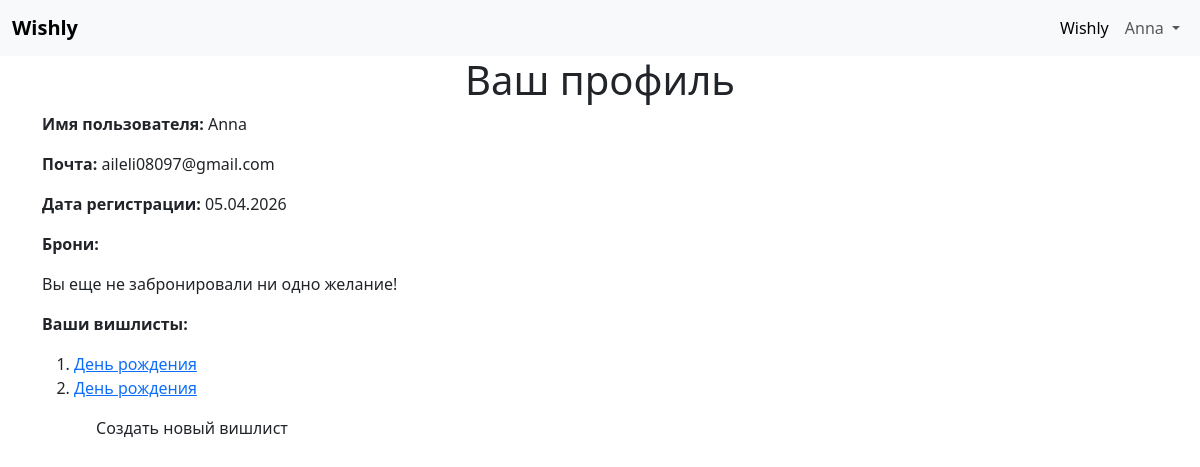
The page /profile (signed in) on the database as committed earlier.
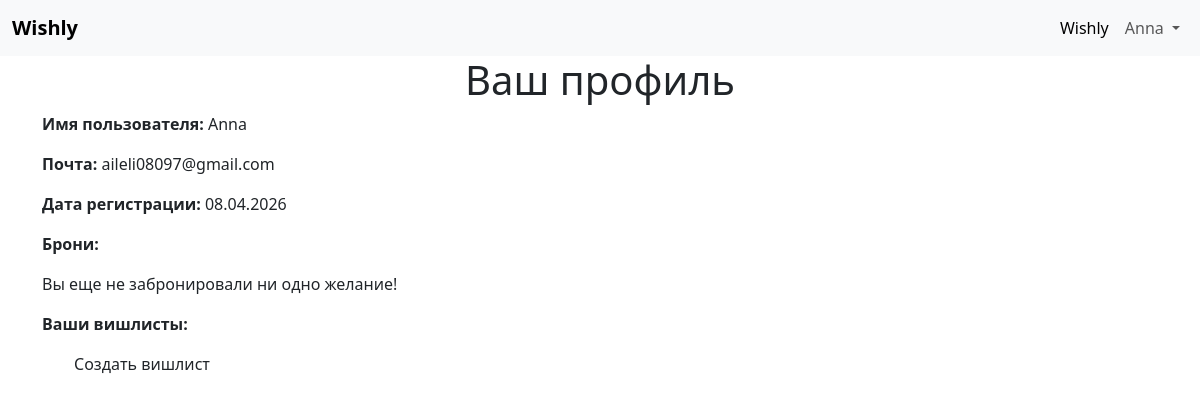
The same page on the database as committed later.
### data/users.py (models this page shows, shortened)
class User(SqlAlchemyBase, UserMixin, SerializerMixin):
    __tablename__ = 'users'
    id = sqlalchemy.Column(sqlalchemy.Integer,
                           primary_key=True, autoincrement=True)
    username = sqlalchemy.Column(sqlalchemy.String, unique=True, nullable=True)
    email = sqlalchemy.Column(sqlalchemy.String,
                              index=True, unique=True, nullable=True)
    hashed_password = sqlalchemy.Column(sqlalchemy.String, nullable=True)
    modified_date = sqlalchemy.Column(sqlalchemy.DateTime,
                                      default=date.today())
    lists = orm.relationship("Lists", back_populates='user')

### data/lists.py (models this page shows, shortened)
class Lists(SqlAlchemyBase, SerializerMixin):
    __tablename__ = 'lists'
    id = sqlalchemy.Column(sqlalchemy.Integer,
                           primary_key=True, autoincrement=True)
    feast = sqlalchemy.Column(sqlalchemy.String, nullable=True)
    date = sqlalchemy.Column(sqlalchemy.Date,
                                   default=datetime.date.today, nullable=True)
    time = sqlalchemy.Column(sqlalchemy.Time,
                             default=datetime.time(hour=13, minute=30), nullable=True)
    notification = sqlalchemy.Column(sqlalchemy.Boolean, default=True)
    user_id = sqlalchemy.Column(sqlalchemy.Integer, sqlalchemy.ForeignKey('users.id'))
    token = sqlalchemy.Column(sqlalchemy.String, unique=True, nullable=True)
    user = orm.relationship('User')

### main.py (the view)
@application.route('/profile')
@login_required
def profile():
    db_sess = db_session.create_session()
    sub_lists = set()
    for book in db_sess.query(WishBook).filter(WishBook.user_id == current_user.id).all():
        if book is not None:
            sub_lists.add(db_sess.query(Lists).join(
                Wishes, Wishes.list_id == Lists.id).filter(Wishes.id == book.wish_id).first())
    lists = db_sess.query(Lists).filter(Lists.user_id == current_user.id).all()
    user = db_sess.query(User).filter(User.id == current_user.id).first()
    return render_template('profile.html', sub_lists=list(sub_lists), lists=lists, user=user)

### data/db_session.py (called while the page is built)
def create_session() -> Session:
    global __factory
    return __factory()

### main.py (called while the page is built)
@login_manager.user_loader
def load_user(user_id):
    db_sess = db_session.create_session()
    return db_sess.query(User).get(user_id)

### templates/profile.html
{% extends "base.html" %}
{% block content %}
<h1 class="text-center">Ваш профиль</h1>
<p><b>Имя пользователя:</b> {{ user.username }}</p>
<p><b>Почта:</b> {{ user.email }}</p>
<p><b>Дата регистрации:</b> {{ user.modified_date.strftime("%d.%m.%Y") }}</p>
<p><b>Брони:</b></p>
{% if sub_lists %}
    <div class="table_container">
          <ol>
            {% for item in sub_lists %}
              <li class="ordinary"><a href="/shared/{{ item.token }}">{{ item.feast }}</a></li>
            {% endfor %}
          </ol>
    </div>
{% else %}
<p>Вы еще не забронировали ни одно желание!</p>
{% endif %}
<p><b>Ваши вишлисты:</b></p>
{% if lists %}
    <div class="table_container">
          <ol>
            {% for item in lists %}
              {% if item %}
              <li class="ordinary"><a href="/list{{ item.id }}">{{ item.feast }}</a></li>
              {% endif %}
            {% endfor %}
          </ol>
      <a class="nav-link btn btn-outline-info" style="width: 300px;" href="/add_list">Создать новый вишлист</a>
    </div>
{% else %}
<a class="nav-link btn btn-outline-info" style="width: 200px;" href="/add_list">Создать вишлист</a>
{% endif %}
{% endblock %}

### templates/base.html (shortened to what this page needs)
<!doctype html>
<html lang="en">
<head>
    <link href="https://cdn.jsdelivr.net/npm/bootstrap@5.3.8/dist/css/bootstrap.min.css" rel="stylesheet"
>
    <link href="/static/css/style.css" rel="stylesheet">
</head>
<body>
<header>
    <nav class="navbar navbar-expand-sm bg-body-tertiary">
        <div class="container-fluid">
            <a class="navbar-brand " href="/"><strong>Wishly</strong></a>
            <div class="collapse navbar-collapse " id="navbarSupportedContent">
                <ul class="navbar-nav ms-auto">
                    <li class="nav-item">
                        <a class="nav-link active" aria-current="page" href="/">Wishly</a>
                    </li>
                    {% if current_user.is_authenticated %}
                    <li class="nav-item dropdown">
                        <a class="nav-link dropdown-toggle" href="#" role="button" data-bs-toggle="dropdown"
                           aria-expanded="false">
                            {{ current_user.username }}
                        </a>
                    </li>
                    {% endif %}
                </ul>
            </div>
        </div>
    </nav>
</header>
<main role="main" class="container">
    {% block content %}{% endblock %}
</main>
</body>
</html>

Rows that differ between the two databases and show on the page:
removed Lists: feast "День рождения"
removed Lists: feast "День рождения"
changed User "Anna": modified_date "05.04.2026" → "08.04.2026"
Other text that changed with them:
text no longer shown: "Создать новый вишлист"
text now shown: "Создать вишлист"
